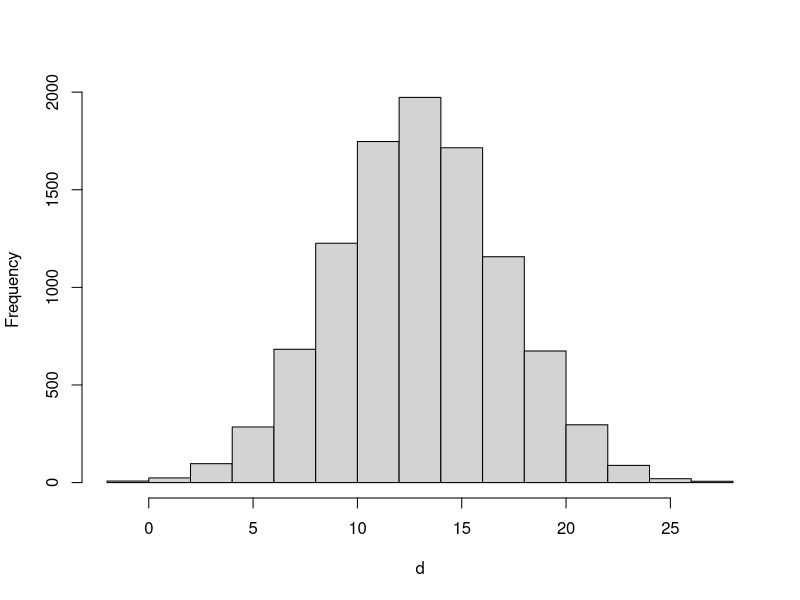
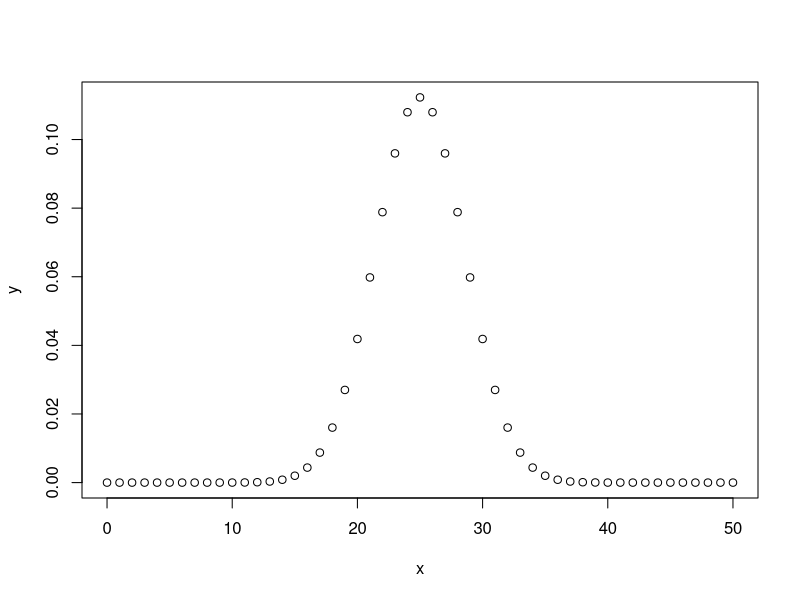
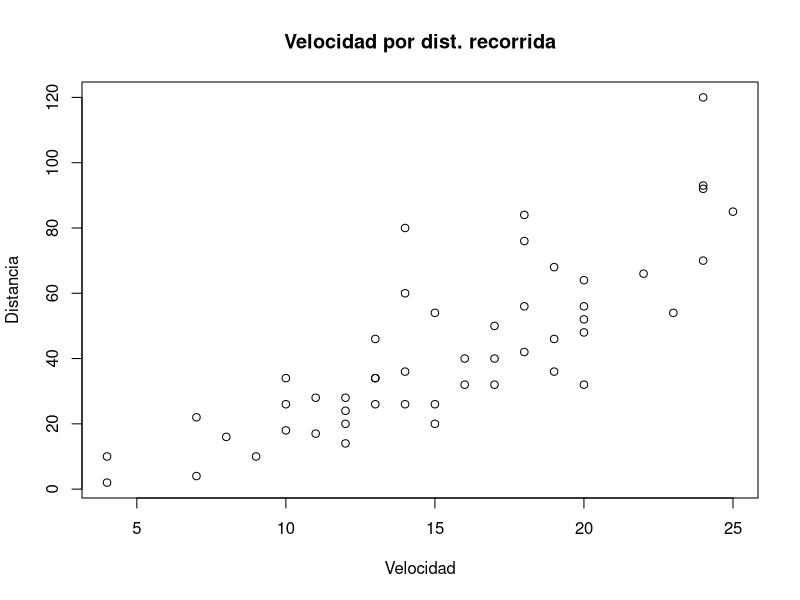
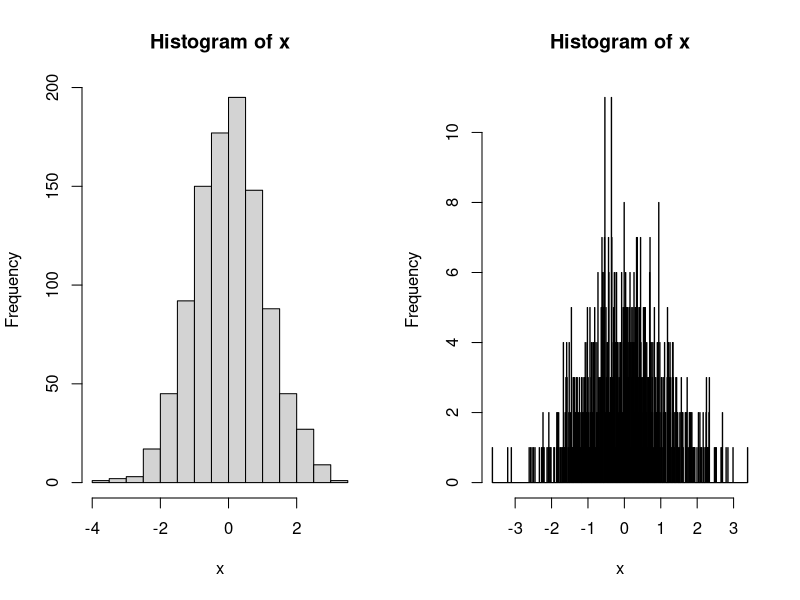
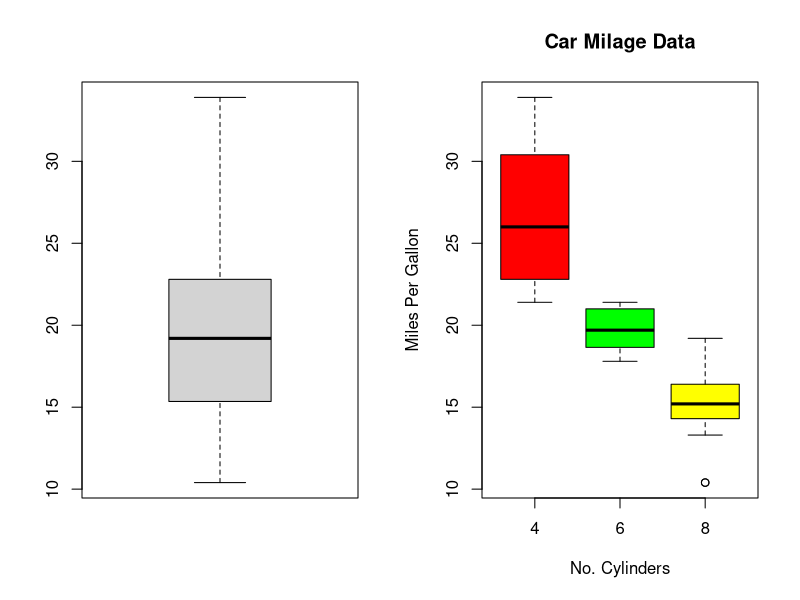
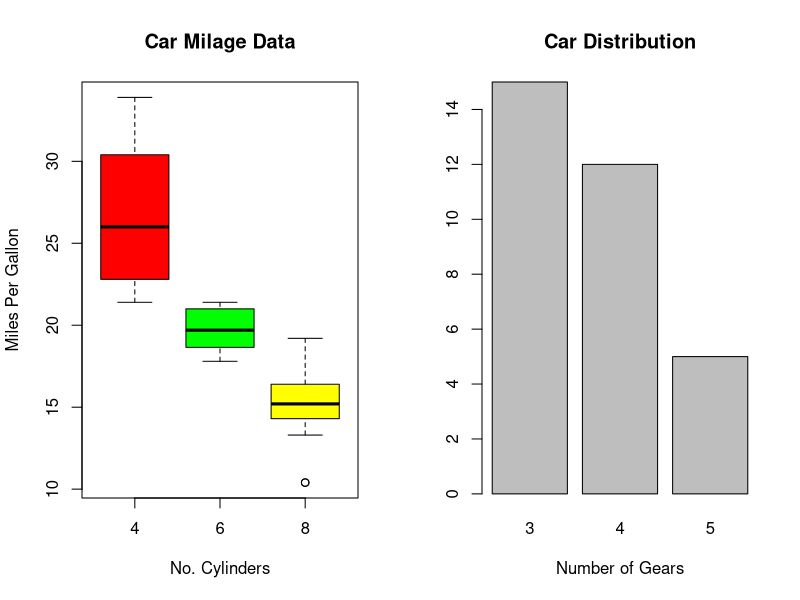
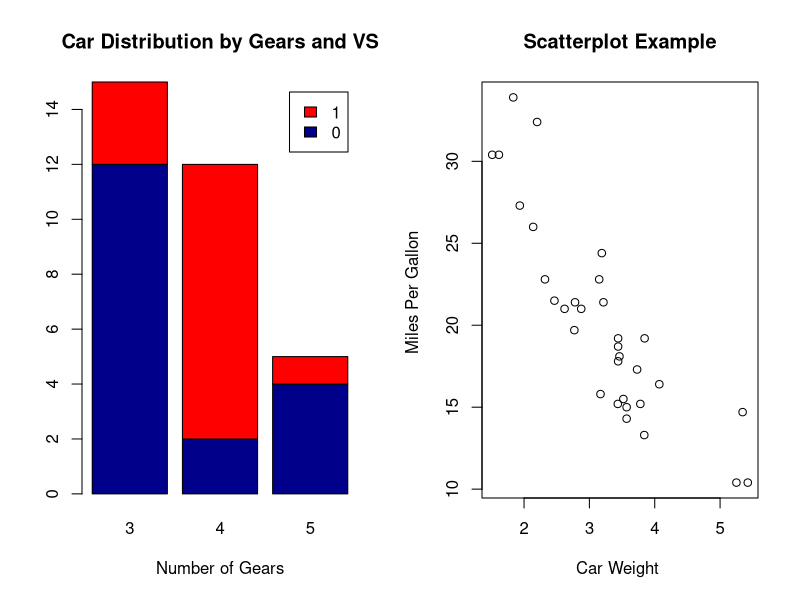
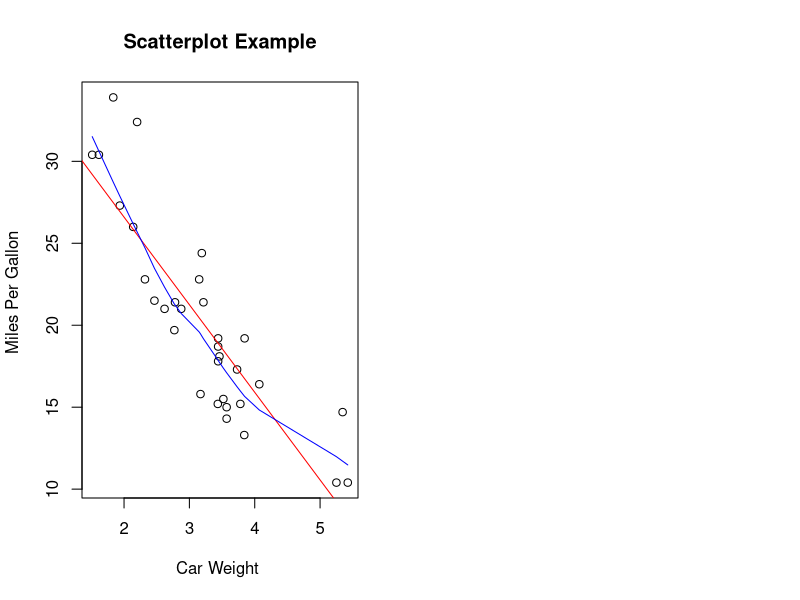

The R source for these figures, in order:
## ---- chunk 1
x<-5
if (x > 3){
        y <- 10
} else {
        y <- 0
}
x
y
## ---- chunk 2
for (i in 1:3){
	print(i)
}
## ---- chunk 3
x<-c("a","b","c","d")
for (i in 1:4){
	print(x[i])
}
## ---- chunk 4
x<-c("a","b","c","d")
for (i in seq(1,length(x))){
	print(x[i])
}
## ---- chunk 5
for (i in seq_along(x)){
	print(x[i])
}
for (letra in x){
	print(letra)
}
## ---- chunk 6
x<-matrix(1:6,2,3) #¿Qué genera esta línea? 
for (i in 1:nrow(x)){
	for (j in 1:ncol(x)){
		print(x[i,j])
	}
}
## ---- chunk 7
count<-0
while(count < 4){
        print(count)
        count<-count + 1 
}
## ---- chunk 8
z<-5
while(z > 3 & z < 9){
        print(z)
        coin<-rbinom(1,1,0.5)
        if (coin == 1){
                z<-z+1
        } else {
                z<-z-1
        }
}
## ---- chunk 9
for (i in 1:6){
        if (i<=2){
                next
        }
        print(i)
}
## ---- chunk 10
str(apply)
## ---- chunk 11
options(digits=4)
x<-matrix(rnorm(200),20,10)
apply(x,2,mean) # media sobre columnas
apply(x,1,sum) # suma sobre filas
## ---- chunk 12
options(digits=4)
x<-matrix(rnorm(200),40,5)
apply(x,2,quantile,probs=c(0.25,0.5,0.75))
## ---- chunk 13
str(lapply)
## ---- chunk 14
x<-list(a=1:5,b=rnorm(10),c=rnorm(50,1),d=rnorm(100,5))
lapply(x,mean)
## ---- chunk 15
x<-list(a=matrix(1:4,2,2),b=matrix(1:6,3,2))
x
## ---- chunk 16
lapply(x, function(x) x[,1])
## ---- chunk 17
dnorm(0)
dnorm(0, mean=23, sd=10)
vals <- c(0,1,2)
dnorm(vals, mean=23, sd=10)
## ---- chunk 18
pnorm(0)
pnorm(1)
vals <- c(-2,-1,0,1,2)
pnorm(vals)
## ---- chunk 19
qnorm(0.025)
qnorm(0.5)
qnorm(0.975)
## ---- chunk 20
rnorm(10,0,1)
d <- rnorm(10000, 13,4)
mean(d)
sd(d)
## ---- chunk 21
d <- rnorm(10000, 13,4)
hist(d, main="")
## ---- chunk 22
x <- seq(0,50,by=1)
y <- dbinom(x,size=50,prob=0.5)
plot(x, y)
## ---- chunk 23
pbinom(25,size=50,prob=0.5)
pbinom(25,size=50,prob=0.25)
pbinom(25,size=50,prob=0.10)
pbinom(25,size=50,prob=0.05)
## ---- chunk 24
qbinom(0.5,51,1/2)
qbinom(0.25,51,1/2)
## ---- chunk 25
rbinom(5,size=100,prob=0.2)
rbinom(5,size=100,prob=0.7)
## ---- chunk 26
x<-rnorm(1000,0,1)
quantile(x,prob=c(0.25,0.5,0.75))
summary(x)
## ---- chunk 27
str(plot)
## ---- chunk 28
plot(cars$speed,cars$dist
     ,main="Velocidad por dist. recorrida"
     ,xlab="Velocidad",ylab="Distancia")
## ---- chunk 29
x<-rnorm(1000,0,1)
par(mfrow=c(1,2))
hist(x)
hist(x,breaks=1000)
## ---- chunk 30
boxplot(mtcars$mpg)
boxplot(mpg~cyl,data=mtcars, main="Car Milage Data"
	, xlab="No. Cylinders", ylab="Miles Per Gallon"
	, col=c("red","green","yellow"))
## ---- chunk 31
boxplot(mpg~cyl,data=mtcars, main="Car Milage Data"
	, xlab="No. Cylinders", ylab="Miles Per Gallon"
	, col=c("red","green","yellow"))
## ---- chunk 32
counts <- table(mtcars$gear)
barplot(counts, main="Car Distribution", 
  	xlab="Number of Gears")
## ---- chunk 33
counts <- table(mtcars$vs, mtcars$gear)
barplot(counts, main="Car Distribution by Gears and VS",
  xlab="Number of Gears", col=c("darkblue","red"),
 	legend = rownames(counts))
## ---- chunk 34
str(barplot)
## ---- chunk 35
plot(mtcars$wt, mtcars$mpg, main="Scatterplot Example", 
  	xlab="Car Weight ", ylab="Miles Per Gallon ")
## ---- chunk 36
plot(mtcars$wt, mtcars$mpg, main="Scatterplot Example", 
  	xlab="Car Weight ", ylab="Miles Per Gallon ")
abline(lm(mtcars$mpg~mtcars$wt), col="red") 
lines(lowess(mtcars$wt,mtcars$mpg), col="blue")
